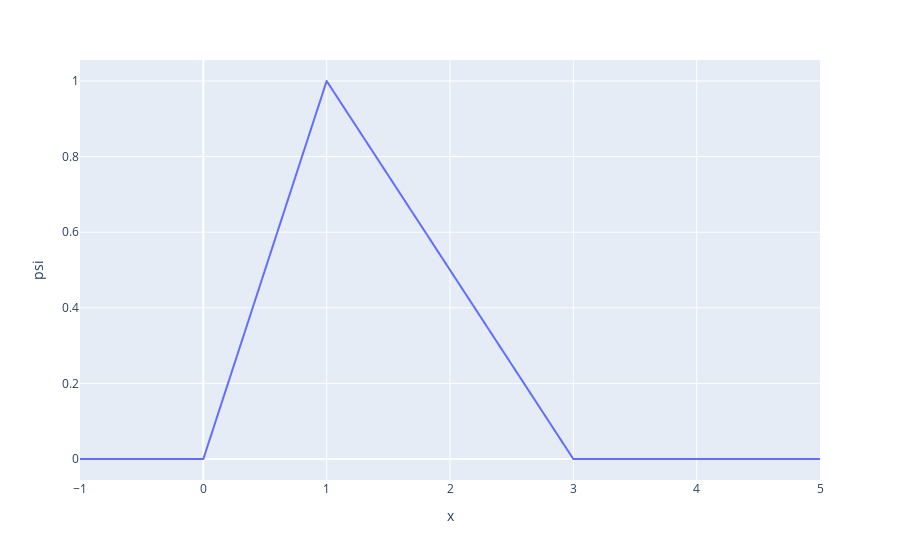

This figure's notebook cell:
### Markdown cell above
B. Sketch $\psi(x)$ as a function of $x$. (434: 3 pts, 591: 2 pts)

### Code cell
import numpy as np
import plotly.express as px
from pandas import DataFrame

#choose arbitrary constant values for a and b
a = 1; b = 3

A = (3/b)**0.5

def Psi(x):
  if 0 <= x and x < a:
    return A*x/a
  elif a <= x and x <= b:
    return A*(b-x)/(b-a)
  else:
    return 0

x = np.linspace(-1, b+2, num = 10000)
psi = []
for i in x:
  psi.append(Psi(i))

psi_df = DataFrame({'x': x, 'psi': psi})

px.line(psi_df, x = 'x', y = 'psi')

### Figure 1 — Plotly figure (JSON) as saved in the notebook; plotly's stock layout.template omitted (floating-point values rounded to 4 significant figures; data arrays with more than 128 entries replaced by an {"elided": "..."} marker saying what was removed)
{"data": [{"hovertemplate": "x=%{x}<br>psi=%{y}<extra></extra>", "legendgroup": "", "line": {"color": "#636efa", "dash": "solid"}, "marker": {"symbol": "circle"}, "mode": "lines", "name": "", "showlegend": false, "x": {"elided": "10000 float values"}, "xaxis": "x", "y": {"elided": "10000 float values"}, "yaxis": "y", "type": "scattergl"}], "layout": {"xaxis": {"anchor": "y", "domain": [0.0, 1.0], "title": {"text": "x"}}, "yaxis": {"anchor": "x", "domain": [0.0, 1.0], "title": {"text": "psi"}}, "legend": {"tracegroupgap": 0}, "margin": {"t": 60}}}
